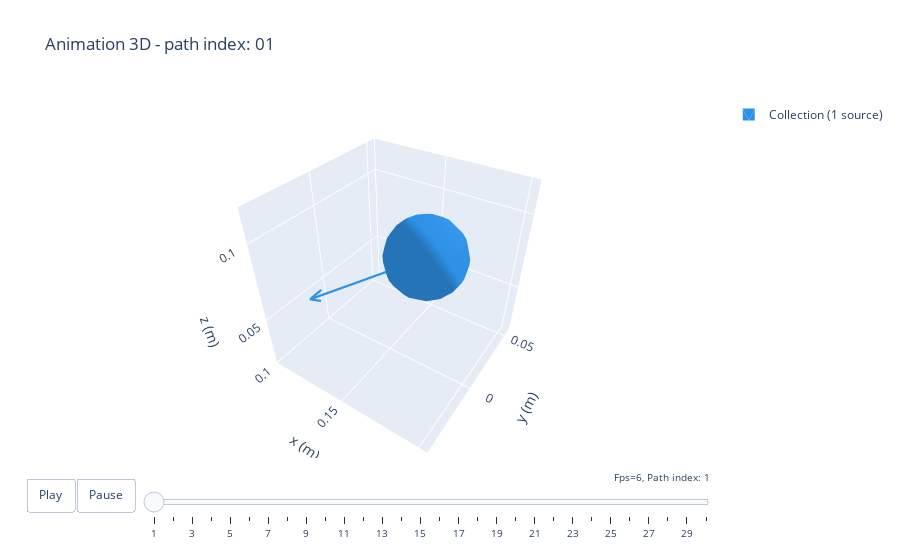
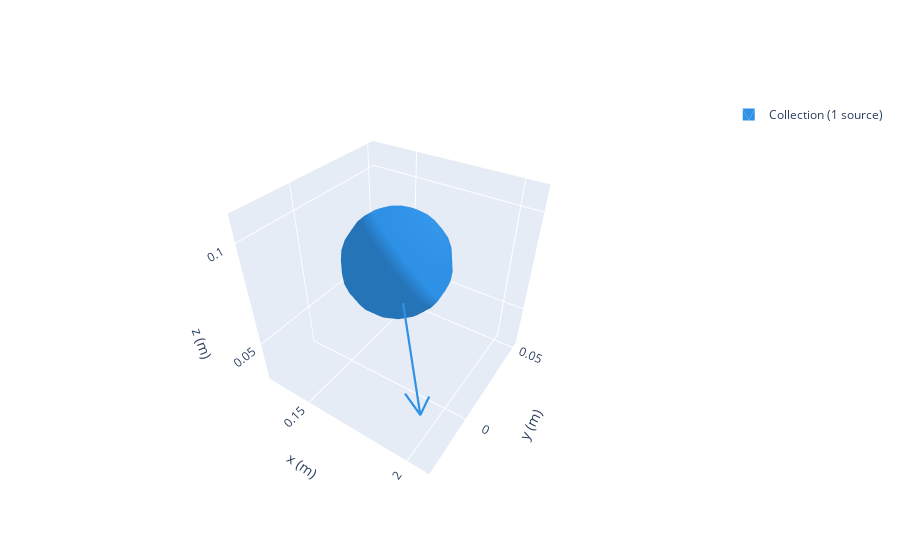

Write notebook code for charts like these, in order.
### Code cell
import magpylib as magpy

coll = magpy.Collection()
coll2 = magpy.Collection()

for i in range(1):
    p, r = S[i]
    # magpy.magnet.Cuboid(magnetization=(M,0,0), dimension=(0.02,0.01,0.05), position=(-0.074806,0,0))
    theta = 1.57
    print(r.dot([np.cos(theta), np.sin(theta), 0]))
    # coll.add(magpy.magnet.Sphere(magnetization=(J, 0, 0), dimension=(l, l, l), position=p, orientation=R.from_matrix(r)))
    coll.add(magpy.magnet.Sphere(magnetization=(j, 0, 0), diameter=l, position=p, orientation=R.from_matrix(r), style_magnetization_mode='arrow'))
    coll2.add(magpy.magnet.Sphere(magnetization=j*r.dot([np.cos(theta), np.sin(theta), 0]), diameter=l, position=p,  style_magnetization_mode='arrow'))
coll[0].rotate_from_angax(np.linspace(0, 90, 30), axis=r.dot([0, 0, 1]), start=0)
# r.dot([np.cos(theta[i]), np.sin(theta[i]), 0])
# coll.add(magpy.magnet.Cuboid(magnetization=(J, 0, 0), dimension=(l, l, l), position=p))
magpy.show(coll, animation=True)
magpy.show(coll2)

### Figure 1 — Plotly figure (JSON) as saved in the notebook; plotly's stock layout.template omitted (floating-point values rounded to 4 significant figures; data arrays with more than 128 entries replaced by an {"elided": "..."} marker saying what was removed)
{"data": [{"color": "#2e91e5", "i": {"elided": "390 int values"}, "j": {"elided": "390 int values"}, "k": {"elided": "390 int values"}, "legendgroup": "Collection(id=2257718506560)", "name": "Collection (1 source)", "opacity": 1, "showlegend": true, "type": "mesh3d", "x": {"elided": "197 float values"}, "y": {"elided": "197 float values"}, "z": {"elided": "197 float values"}}, {"legendgroup": "Collection(id=2257718506560)", "line": {"color": "#2e91e5", "dash": "solid", "width": 4.4}, "mode": "lines", "name": "Collection (1 source)", "opacity": 1, "showlegend": false, "type": "scatter3d", "x": [0.1565, 0.09995, 0.1085, 0.09995, 0.1027, 0.09995, 0.09995], "y": [0.02859, -0.01359, -0.01286, -0.01359, -0.005891, -0.01359, -0.01359], "z": [0.07, 0.04128, 0.04356, 0.04128, 0.04475, 0.04128, 0.04128]}, {"legendgroup": "Collection(id=2257718506560)", "line": {"color": "#2e91e5", "dash": "solid", "width": 2.2}, "marker": {"color": "#2e91e5", "size": 2.1, "symbol": "circle"}, "mode": "markers+lines", "name": "Collection (1 source)", "opacity": 1, "showlegend": false, "type": "scatter3d", "x": [0.1565, 0.1565, 0.1565, 0.1565, 0.1565, 0.1565, 0.1565, 0.1565, 0.1565, 0.1565, 0.1565, 0.1565, 0.1565, 0.1565, 0.1565, 0.1565, 0.1565, 0.1565, 0.1565, 0.1565, 0.1565, 0.1565, 0.1565, 0.1565, 0.1565, 0.1565, 0.1565, 0.1565, 0.1565, 0.1565], "y": [0.02859, 0.02859, 0.02859, 0.02859, 0.02859, 0.02859, 0.02859, 0.02859, 0.02859, 0.02859, 0.02859, 0.02859, 0.02859, 0.02859, 0.02859, 0.02859, 0.02859, 0.02859, 0.02859, 0.02859, 0.02859, 0.02859, 0.02859, 0.02859, 0.02859, 0.02859, 0.02859, 0.02859, 0.02859, 0.02859], "z": [0.07, 0.07, 0.07, 0.07, 0.07, 0.07, 0.07, 0.07, 0.07, 0.07, 0.07, 0.07, 0.07, 0.07, 0.07, 0.07, 0.07, 0.07, 0.07, 0.07, 0.07, 0.07, 0.07, 0.07, 0.07, 0.07, 0.07, 0.07, 0.07, 0.07]}], "layout": {"legend": {"itemsizing": "constant"}, "scene": {"aspectmode": "manual", "aspectratio": {"x": 1, "y": 1, "z": 1}, "camera": {"eye": {"x": 1, "y": -1.5, "z": 1.4}}, "xaxis": {"autorange": false, "range": [0.09995, 0.2049], "title": {"text": "x (m)"}}, "yaxis": {"autorange": false, "range": [-0.04712, 0.05781], "title": {"text": "y (m)"}}, "zaxis": {"autorange": false, "range": [0.01503, 0.12], "title": {"text": "z (m)"}}}, "sliders": [{"active": 0, "currentvalue": {"prefix": "Fps=6, Path index: ", "visible": true, "xanchor": "right"}, "font": {"size": 10}, "len": 0.9, "pad": {"b": 10, "t": 10}, "steps": [{"args": [["1"], {"frame": {"duration": 0, "redraw": true}, "mode": "immediate"}], "label": "1", "method": "animate"}, {"args": [["2"], {"frame": {"duration": 0, "redraw": true}, "mode": "immediate"}], "label": "2", "method": "animate"}, {"args": [["3"], {"frame": {"duration": 0, "redraw": true}, "mode": "immediate"}], "label": "3", "method": "animate"}, {"args": [["4"], {"frame": {"duration": 0, "redraw": true}, "mode": "immediate"}], "label": "4", "method": "animate"}, {"args": [["5"], {"frame": {"duration": 0, "redraw": true}, "mode": "immediate"}], "label": "5", "method": "animate"}, {"args": [["6"], {"frame": {"duration": 0, "redraw": true}, "mode": "immediate"}], "label": "6", "method": "animate"}, {"args": [["7"], {"frame": {"duration": 0, "redraw": true}, "mode": "immediate"}], "label": "7", "method": "animate"}, {"args": [["8"], {"frame": {"duration": 0, "redraw": true}, "mode": "immediate"}], "label": "8", "method": "animate"}, {"args": [["9"], {"frame": {"duration": 0, "redraw": true}, "mode": "immediate"}], "label": "9", "method": "animate"}, {"args": [["10"], {"frame": {"duration": 0, "redraw": true}, "mode": "immediate"}], "label": "10", "method": "animate"}, {"args": [["11"], {"frame": {"duration": 0, "redraw": true}, "mode": "immediate"}], "label": "11", "method": "animate"}, {"args": [["12"], {"frame": {"duration": 0, "redraw": true}, "mode": "immediate"}], "label": "12", "method": "animate"}, {"args": [["13"], {"frame": {"duration": 0, "redraw": true}, "mode": "immediate"}], "label": "13", "method": "animate"}, {"args": [["14"], {"frame": {"duration": 0, "redraw": true}, "mode": "immediate"}], "label": "14", "method": "animate"}, {"args": [["15"], {"frame": {"duration": 0, "redraw": true}, "mode": "immediate"}], "label": "15", "method": "animate"}, {"args": [["16"], {"frame": {"duration": 0, "redraw": true}, "mode": "immediate"}], "label": "16", "method": "animate"}, {"args": [["17"], {"frame": {"duration": 0, "redraw": true}, "mode": "immediate"}], "label": "17", "method": "animate"}, {"args": [["18"], {"frame": {"duration": 0, "redraw": true}, "mode": "immediate"}], "label": "18", "method": "animate"}, {"args": [["19"], {"frame": {"duration": 0, "redraw": true}, "mode": "immediate"}], "label": "19", "method": "animate"}, {"args": [["20"], {"frame": {"duration": 0, "redraw": true}, "mode": "immediate"}], "label": "20", "method": "animate"}, {"args": [["21"], {"frame": {"duration": 0, "redraw": true}, "mode": "immediate"}], "label": "21", "method": "animate"}, {"args": [["22"], {"frame": {"duration": 0, "redraw": true}, "mode": "immediate"}], "label": "22", "method": "animate"}, {"args": [["23"], {"frame": {"duration": 0, "redraw": true}, "mode": "immediate"}], "label": "23", "method": "animate"}, {"args": [["24"], {"frame": {"duration": 0, "redraw": true}, "mode": "immediate"}], "label": "24", "method": "animate"}, {"args": [["25"], {"frame": {"duration": 0, "redraw": true}, "mode": "immediate"}], "label": "25", "method": "animate"}, {"args": [["26"], {"frame": {"duration": 0, "redraw": true}, "mode": "immediate"}], "label": "26", "method": "animate"}, {"args": [["27"], {"frame": {"duration": 0, "redraw": true}, "mode": "immediate"}], "label": "27", "method": "animate"}, {"args": [["28"], {"frame": {"duration": 0, "redraw": true}, "mode": "immediate"}], "label": "28", "method": "animate"}, {"args": [["29"], {"frame": {"duration": 0, "redraw": true}, "mode": "immediate"}], "label": "29", "method": "animate"}, {"args": [["30"], {"frame": {"duration": 0, "redraw": true}, "mode": "immediate"}], "label": "30", "method": "animate"}], "x": 0.1, "xanchor": "left", "y": 0, "yanchor": "top"}], "title": {"text": "Animation 3D - path index: 01"}, "updatemenus": [{"buttons": [{"args": [null, {"frame": {"duration": 166}, "fromcurrent": true, "transition": {"duration": 0}}], "label": "Play", "method": "animate"}, {"args": [[null], {"frame": {"duration": 0}, "mode": "immediate"}], "label": "Pause", "method": "animate"}], "direction": "left", "pad": {"r": 10, "t": 20}, "showactive": false, "type": "buttons", "x": 0.1, "xanchor": "right", "y": 0, "yanchor": "top"}]}}

### Figure 2 — Plotly figure (JSON) as saved in the notebook; plotly's stock layout.template omitted (floating-point values rounded to 4 significant figures; data arrays with more than 128 entries replaced by an {"elided": "..."} marker saying what was removed)
{"data": [{"color": "#2e91e5", "i": {"elided": "390 int values"}, "j": {"elided": "390 int values"}, "k": {"elided": "390 int values"}, "legendgroup": "Collection(id=2257716957680)", "name": "Collection (1 source)", "opacity": 1, "showlegend": true, "type": "mesh3d", "x": {"elided": "197 float values"}, "y": {"elided": "197 float values"}, "z": {"elided": "197 float values"}}, {"legendgroup": "Collection(id=2257716957680)", "line": {"color": "#2e91e5", "dash": "solid", "width": 4.4}, "mode": "lines", "name": "Collection (1 source)", "opacity": 1, "showlegend": false, "type": "scatter3d", "x": [0.1565, 0.2048, 0.2032, 0.2048, 0.1968, 0.2048, 0.2048], "y": [0.02859, -0.0295, -0.02079, -0.0295, -0.02659, -0.0295, -0.0295], "z": [0.07, 0.06001, 0.05941, 0.06001, 0.06261, 0.06001, 0.06001]}], "layout": {"legend": {"itemsizing": "constant"}, "scene": {"aspectmode": "manual", "aspectratio": {"x": 1, "y": 1, "z": 1}, "camera": {"eye": {"x": 1, "y": -1.5, "z": 1.4}}, "xaxis": {"autorange": false, "range": [0.1263, 0.2098], "title": {"text": "x (m)"}}, "yaxis": {"autorange": false, "range": [-0.0295, 0.05399], "title": {"text": "y (m)"}}, "zaxis": {"autorange": false, "range": [0.02826, 0.1117], "title": {"text": "z (m)"}}}}}
